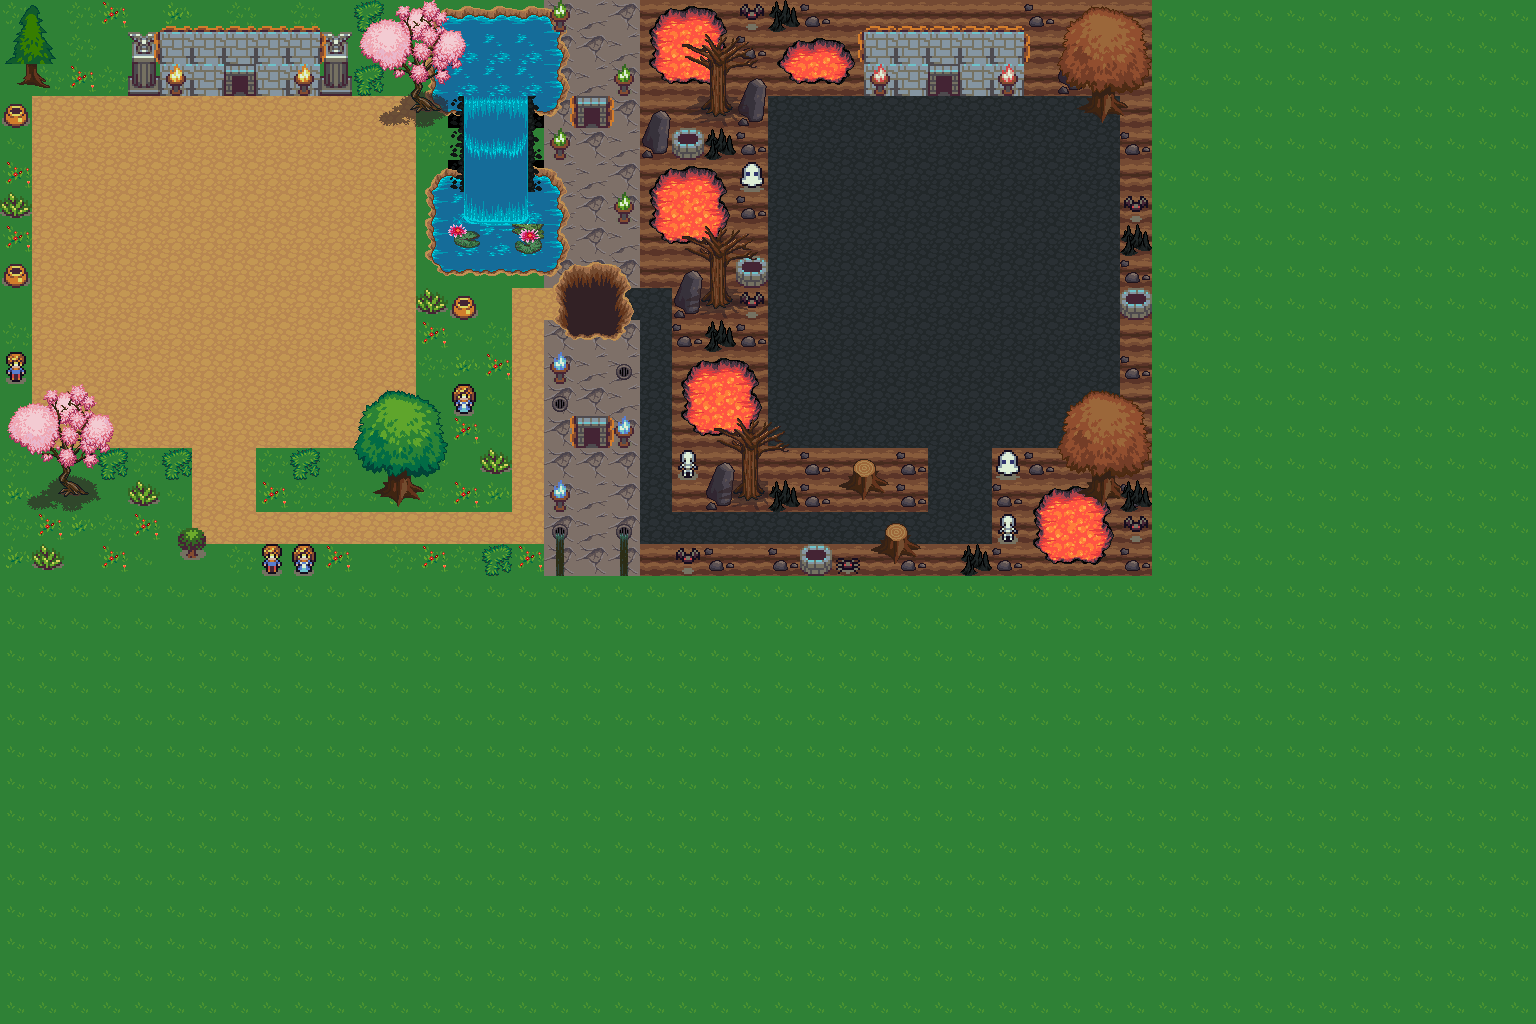

Below is a game level as drawn by its tile map, then a one-line description and the .tmx that defines it (tile-layer data replaced by summaries):
An orthogonal 48x32 tile map with 32x32 px tiles, 3 tile layers (Tile Layer 1, Tile Layer 2, Tile Layer 3), 3 tilesets and 23 objects.

<map version="1.0" orientation="orthogonal" width="48" height="32" tilewidth="32" tileheight="32">
 <tileset firstgid="1" name="trees" tilewidth="32" tileheight="32">
  <image source="plant repack_2.png" width="416" height="416" />
 </tileset>
 <tileset firstgid="170" name="terrain_3" tilewidth="32" tileheight="32">
  <image source="terrain_3.png" width="1024" height="1024" />
 </tileset>
 <tileset firstgid="1194" name="Tiny32-Complete-Spritesheet_0" tilewidth="32" tileheight="32">
  <image source="Tiny32-Complete-Spritesheet_0.png" width="512" height="512" />
 </tileset>
 <layer name="Tile Layer 1" width="48" height="32">
  <data>[1536 cells, 1536 non-empty, 11 distinct tile ids]</data>
 </layer>
 <layer name="Tile Layer 2" width="48" height="32">
  <data>[1536 cells, 523 non-empty, 54 distinct tile ids]</data>
 </layer>
 <layer name="Tile Layer 3" width="48" height="32">
  <data>[1536 cells, 195 non-empty, 95 distinct tile ids]</data>
 </layer>
 <objectgroup name="Collision" width="48" height="32">
  <object x="416" y="0" width="352" height="288" />
  <object x="544" y="320" width="96" height="256" />
  <object x="672" y="288" width="96" height="224" />
  <object x="768" y="448" width="160" height="64" />
  <object x="768" y="0" width="160" height="96" />
  <object x="960" y="0" width="192" height="96" />
  <object x="1120" y="96" width="32" height="480" />
  <object x="992" y="448" width="128" height="128" />
  <object x="640" y="544" width="352" height="32" />
  <object x="0" y="0" width="416" height="64" />
  <object x="256" y="64" width="160" height="32" />
  <object x="222" y="65" height="30" />
  <object x="0" y="64" width="224" height="32" />
  <object x="416" y="288" width="96" height="224" />
  <object x="256" y="448" width="158" height="63" />
  <object x="0" y="96" width="32" height="480" />
  <object x="32" y="448" width="160" height="128" />
  <object x="192" y="544" width="352" height="32" />
  <object x="32" y="384" width="64" height="64" />
  <object x="96" y="416" width="32" height="32" />
  <object x="352" y="384" width="64" height="64" />
 </objectgroup>
 <objectgroup name="Start" width="48" height="32">
  <object x="224" y="96" width="32" height="32" />
 </objectgroup>
 <objectgroup name="End" width="48" height="32">
  <object x="928" y="96" width="32" height="32" />
 </objectgroup>
</map>
